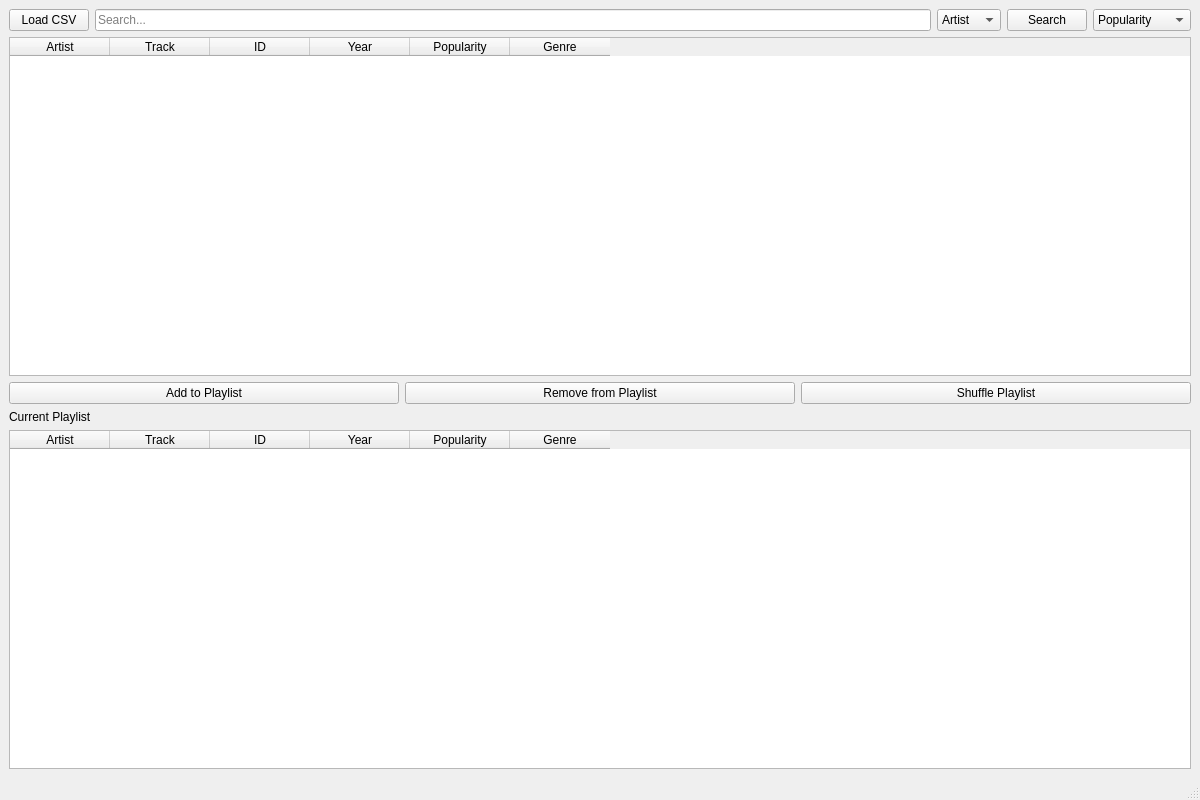
<?xml version="1.0" encoding="UTF-8"?>
<ui version="4.0">
 <class>MainWindow</class>
 <widget class="QMainWindow" name="MainWindow">
  <property name="geometry">
   <rect>
    <x>0</x>
    <y>0</y>
    <width>1200</width>
    <height>800</height>
   </rect>
  </property>
  <property name="windowTitle">
   <string>Music Player</string>
  </property>
  <widget class="QWidget" name="centralwidget">
   <layout class="QVBoxLayout" name="verticalLayout">
    <item>
     <layout class="QHBoxLayout" name="horizontalLayout">
      <item>
       <widget class="QPushButton" name="loadButton">
        <property name="text">
         <string>Load CSV</string>
        </property>
       </widget>
      </item>
      <item>
       <widget class="QLineEdit" name="searchInput">
        <property name="placeholderText">
         <string>Search...</string>
        </property>
       </widget>
      </item>
      <item>
       <widget class="QComboBox" name="searchComboBox">
        <item>
         <property name="text">
          <string>Artist</string>
         </property>
        </item>
        <item>
         <property name="text">
          <string>Title</string>
         </property>
        </item>
        <item>
         <property name="text">
          <string>Genre</string>
         </property>
        </item>
       </widget>
      </item>
      <item>
       <widget class="QPushButton" name="searchButton">
        <property name="text">
         <string>Search</string>
        </property>
       </widget>
      </item>
      <item>
       <widget class="QComboBox" name="sortComboBox">
        <item>
         <property name="text">
          <string>Popularity</string>
         </property>
        </item>
        <item>
         <property name="text">
          <string>Year</string>
         </property>
        </item>
        <item>
         <property name="text">
          <string>Duration</string>
         </property>
        </item>
        <item>
         <property name="text">
          <string>Danceability</string>
         </property>
        </item>
       </widget>
      </item>
     </layout>
    </item>
    <item>
     <widget class="QTableWidget" name="songTable">
      <property name="columnCount">
       <number>6</number>
      </property>
      <column>
       <property name="text">
        <string>Artist</string>
       </property>
      </column>
      <column>
       <property name="text">
        <string>Track</string>
       </property>
      </column>
      <column>
       <property name="text">
        <string>ID</string>
       </property>
      </column>
      <column>
       <property name="text">
        <string>Year</string>
       </property>
      </column>
      <column>
       <property name="text">
        <string>Popularity</string>
       </property>
      </column>
      <column>
       <property name="text">
        <string>Genre</string>
       </property>
      </column>
     </widget>
    </item>
    <item>
     <layout class="QHBoxLayout" name="horizontalLayout_2">
      <item>
       <widget class="QPushButton" name="addButton">
        <property name="text">
         <string>Add to Playlist</string>
        </property>
       </widget>
      </item>
      <item>
       <widget class="QPushButton" name="removeButton">
        <property name="text">
         <string>Remove from Playlist</string>
        </property>
       </widget>
      </item>
      <item>
       <widget class="QPushButton" name="shuffleButton">
        <property name="text">
         <string>Shuffle Playlist</string>
        </property>
       </widget>
      </item>
     </layout>
    </item>
    <item>
     <widget class="QLabel" name="label">
      <property name="text">
       <string>Current Playlist</string>
      </property>
     </widget>
    </item>
    <item>
     <widget class="QTableWidget" name="playlistTable">
      <property name="columnCount">
       <number>6</number>
      </property>
      <column>
       <property name="text">
        <string>Artist</string>
       </property>
      </column>
      <column>
       <property name="text">
        <string>Track</string>
       </property>
      </column>
      <column>
       <property name="text">
        <string>ID</string>
       </property>
      </column>
      <column>
       <property name="text">
        <string>Year</string>
       </property>
      </column>
      <column>
       <property name="text">
        <string>Popularity</string>
       </property>
      </column>
      <column>
       <property name="text">
        <string>Genre</string>
       </property>
      </column>
     </widget>
    </item>
   </layout>
  </widget>
  <widget class="QMenuBar" name="menubar">
   <property name="geometry">
    <rect>
     <x>0</x>
     <y>0</y>
     <width>1200</width>
     <height>24</height>
    </rect>
   </property>
  </widget>
  <widget class="QStatusBar" name="statusbar"/>
 </widget>
 <resources/>
 <connections/>
</ui>
